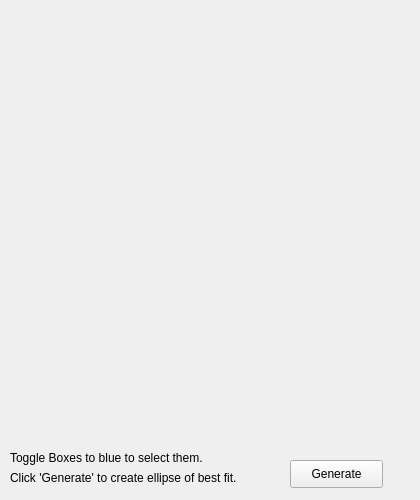
<?xml version="1.0" encoding="UTF-8"?>
<ui version="4.0">
 <class>Widget</class>
 <widget class="QWidget" name="Widget">
  <property name="geometry">
   <rect>
    <x>0</x>
    <y>0</y>
    <width>420</width>
    <height>500</height>
   </rect>
  </property>
  <property name="windowTitle">
   <string>Widget</string>
  </property>
  <widget class="QLabel" name="label">
   <property name="geometry">
    <rect>
     <x>10</x>
     <y>450</y>
     <width>231</width>
     <height>16</height>
    </rect>
   </property>
   <property name="text">
    <string>Toggle Boxes to blue to select them.</string>
   </property>
  </widget>
  <widget class="QLabel" name="label_2">
   <property name="geometry">
    <rect>
     <x>10</x>
     <y>470</y>
     <width>251</width>
     <height>16</height>
    </rect>
   </property>
   <property name="text">
    <string>Click 'Generate' to create ellipse of best fit.</string>
   </property>
  </widget>
  <widget class="QPushButton" name="pushButton">
   <property name="geometry">
    <rect>
     <x>290</x>
     <y>460</y>
     <width>93</width>
     <height>28</height>
    </rect>
   </property>
   <property name="text">
    <string>Generate</string>
   </property>
  </widget>
 </widget>
 <layoutdefault spacing="6" margin="11"/>
 <resources/>
 <connections/>
</ui>
